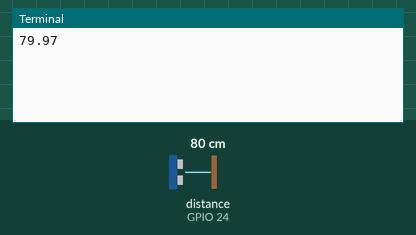
A program run on a simulated Raspberry Pi (BCM pin numbers). Shown: the last lines printed to the terminal. Inputs (shaded band) come from the test bench; at power-on: distance to the obstacle (sensor on GPIO 24) 80 cm. The echo pulse lasts 58.3 µs per cm; no MQTT or app messages arrive unless stated; the clock reads 2024-03-15 10:24:30 at power-on unless the program sets it.

Above: at 1.3 s.
1.4 s: distance to the obstacle (sensor on GPIO 24) set to 2 cm
At 2.7 s:
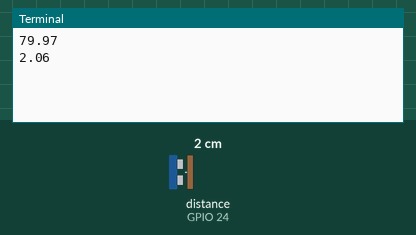
4.1 s: distance to the obstacle (sensor on GPIO 24) set to 4 cm
At 5.5 s:
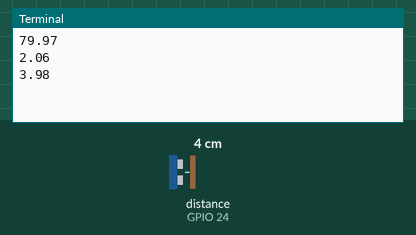
Timing chart, 0 to 7.1 s (numbered marks = the images above; inputs shaded):
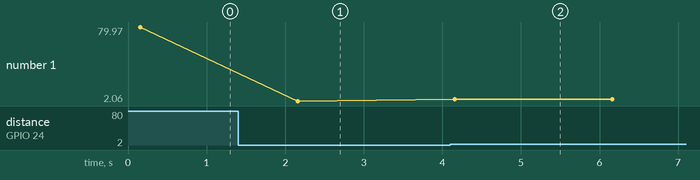

Measured:
- after the input at 1.4 s, the terminal: prints a new line after 0.76 s (image 1)
- after the input at 4.1 s, the terminal: prints a new line after 0.06 s (image 2)
- plotted number 1: 79.97 → 2.06 after the input at 1.4 s, 2.06 → 3.98 after the input at 4.1 s

The program:

publish_ultrasonic.py
```python
# Libraries
import paho.mqtt.client as mqtt
import time
import RPi.GPIO as GPIO

# MQTT Variables
broker = "broker.hivemq.com"
port = 1883
timeout = 60
topic = "test/elvandry"

def distance():
    # set Trigger to HIGH
    GPIO.output(GPIO_TRIGGER, True)

    # set Trigger after 0.01ms to LOW
    time.sleep(0.00001)
    GPIO.output(GPIO_TRIGGER, False)

    StartTime = time.time()
    StopTime = time.time()

    # save StartTime
    while GPIO.input(GPIO_ECHO) == 0:
        StartTime = time.time()

    # save time of arrival
    while GPIO.input(GPIO_ECHO) == 1:
        StopTime = time.time()

    # time difference between start and arrival
    TimeElapsed = StopTime - StartTime
    # multiply with the sonic speed (34300 cm/s)
    # and divide by 2, because there and back
    distance = (TimeElapsed * 34300) / 2

    return distance

# Callback function
def on_connect(client, userdata, flags, rc):
    print("Connected with result code "+str(rc))

def on_publish(client,userdata,result):
	print("data published")

# Main Program
def main():
     # Messages
     messages = ("%.2f" % distance())
     print(messages)

     # Publish messages
     client.publish(topic, payload=messages, qos=0, retain=False)

     # Sleep 2s
     time.sleep(2)


#GPIO Mode (BOARD / BCM)
GPIO.setmode(GPIO.BCM)

#set GPIO Pins
GPIO_TRIGGER = 18
GPIO_ECHO = 24

#set GPIO direction (IN / OUT)
GPIO.setup(GPIO_TRIGGER, GPIO.OUT)
GPIO.setup(GPIO_ECHO, GPIO.IN)

client = mqtt.Client()
client.on_connect = on_connect
client.on_publish = on_publish
client.connect(broker, port, timeout)

if __name__ == '__main__':
    try:
        while (True):
             main()
    except KeyboardInterrupt:
         print("Stopped by user")
         GPIO.cleanup()
```
